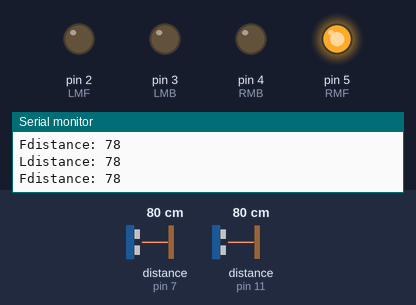
The sketch below on a simulated Arduino Uno, built with avr-gcc and run on an emulated ATmega328P. Shown: output pins drawn as LEDs (lit = HIGH), the last lines printed to the serial monitor. Wiring (inferred from the names in the program): 2 × ultrasonic range finder: trigger pin 6, echo pin 7 / trigger pin 10, echo pin 11. The inputs (shaded band) are chosen by the test bench; at power-on: distance to the obstacle (sensors on pin 7, pin 11) 80 cm. The echo pulse lasts 58.3 µs per cm; random numbers use the default seed unless the sketch sets one; pins used as bus, display or sensor lines are not drawn.

Above: at 1.2 s.
1.3 s: distance to the obstacle (sensor on pin 7) set to 8 cm
2.8 s: distance to the obstacle (sensor on pin 7) set to 5 cm
At 3.5 s:
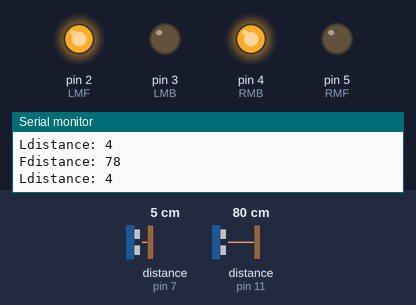
7.3 s: distance to the obstacle (sensor on pin 7) set to 9 cm
At 8.6 s:
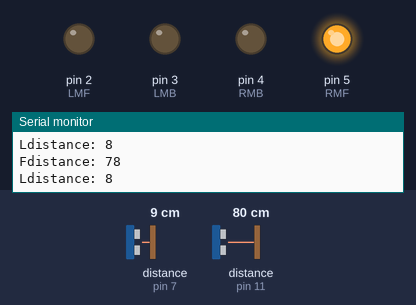
10.3 s: distance to the obstacle (sensor on pin 7) set to 2 cm
At 10.8 s:
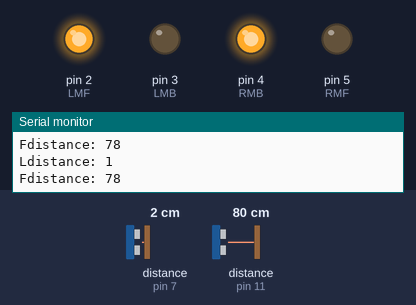
Timing chart, 0 to 13.3 s (numbered marks = the images above; inputs shaded):
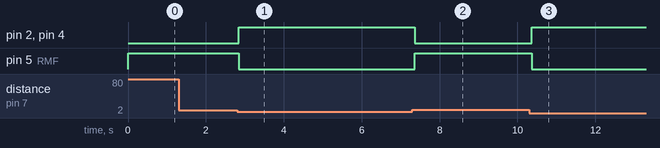

Measured:
- the behaviour switches between 7 and 6 cm on distance to the obstacle (sensor on pin 7) (found by bisection; images 0 and 1)
- after the input at 2.8 s, pin 2 (LMF), pin 4 (RMB): LOW → HIGH after 0.05 s; pin 5 (RMF): HIGH → LOW after 0.05 s
- after the input at 7.3 s, pin 2 (LMF), pin 4 (RMB): HIGH → LOW after 0.06 s; pin 5 (RMF): LOW → HIGH after 0.06 s
- after the input at 10.3 s, pin 2 (LMF), pin 4 (RMB): LOW → HIGH after 0.06 s; pin 5 (RMF): HIGH → LOW after 0.06 s

The sketch:

mazeSolver.ino
```cpp
# define LMF 2 // Motor stanga inainte
# define LMB 3 // Motor stanga inapoi
# define RMB 4 // Motor dreapta inapoi
# define RMF 5 // Motor dreapta inainte

# define ldsTrig 6 // OUT - Senzor distanta stanga
# define ldsEcho 7 // IN - Senzor distanta stanga
# define rdsTrig 8 // OUT - Senzor distanta dreapta
# define rdsEcho 9 // IN - Senzor distanta dreapta
# define fdsTrig 10 // OUT - Senzor distanta fata
# define fdsEcho 11 // IN - Senzor distanta fata

# define IRS 13 // Senzor infra-rosu

//Variabilele pentru senzorii de distanta
int Ldistance;
int Rdistance;
int Fdistance;

int direction; // Variabila pentru alegerea directie de baza (RANDOM)

void setup() {
  pinMode(IRS, INPUT); // Receptioneaza semnal infra-rosu

  pinMode(ldsTrig, OUTPUT); // Trimite semnal distanta stanga
  pinMode(ldsEcho, INPUT); // Receptioneaza semnal distanta

  pinMode(rdsTrig, OUTPUT);
  pinMode(rdsEcho, INPUT);

  pinMode(fdsTrig, OUTPUT);
  pinMode(fdsEcho, INPUT);

  pinMode(RMB, OUTPUT);
  pinMode(RMF, OUTPUT);
  pinMode(LMF, OUTPUT);
  pinMode(LMB, OUTPUT);

  direction = rand() % 2; // Alegerea unui numar pentru directia de baza in mod aleator (0 sau 1)

  Serial.begin(9600); // Porneste comunicarea Arduino->consola PC
}

void loop() {
  // Senzorul IR returneaza 0 => negru (sfarsit)

  // Initializeaza functiile pentru calculul distantei
  leftDistance();
  //rightDistance();
  forwardDistance();
  Serial.println("");

  //if(digitalRead(IRS) == 0)     // Verifica daca robotul a ajuns la sfarsit
  //{ stopNow(); }
  //else
  //{


    if(Ldistance > 5 && Fdistance > 5)
    goLeft();

    else
    turnRight();
    //}


} // Final LOOP

// --------------------------------------------------------- Calcul distante
void leftDistance() // Calculul distantei - Stanga
{
  digitalWrite(ldsTrig, LOW);
  delayMicroseconds(2);

  digitalWrite(ldsTrig, HIGH);
  delayMicroseconds(10);
  digitalWrite(ldsTrig, LOW);

  int Lduration = pulseIn(ldsEcho, HIGH);
  Ldistance = Lduration * 0.034 / 2;

  Serial.print("Ldistance: ");
  Serial.println(Ldistance);
}


void rightDistance() // Calculul distantei - Dreapta
{
  digitalWrite(rdsTrig, LOW);
  delayMicroseconds(2);

  digitalWrite(rdsTrig, HIGH);
  delayMicroseconds(10);
  digitalWrite(rdsTrig, LOW);

  int Rduration = pulseIn(rdsEcho, HIGH);
  Rdistance = Rduration * 0.034 / 2;

  Serial.print("Rdistance: ");
  Serial.println(Rdistance);
}

void forwardDistance() // Calculul distantei - Inainte
{
  digitalWrite(fdsTrig, LOW);
  delayMicroseconds(2);

  digitalWrite(fdsTrig, HIGH);
  delayMicroseconds(10);
  digitalWrite(fdsTrig, LOW);

  int Fduration = pulseIn(fdsEcho, HIGH);
  Fdistance = Fduration * 0.034 / 2;

  Serial.print("Fdistance: ");
  Serial.println(Fdistance);
}


void goForward() { // ----------------------------------- Miscarile robotului
  digitalWrite(RMF, HIGH);
  digitalWrite(LMF, HIGH);
  digitalWrite(RMB, LOW);
  digitalWrite(LMB, LOW);
}

void goRight() {
  digitalWrite(RMF, LOW);
  digitalWrite(LMF, HIGH);
  digitalWrite(RMB, LOW);
  digitalWrite(LMB, LOW);
}

void goLeft() {
  digitalWrite(RMF, HIGH);
  digitalWrite(LMF, LOW);
  digitalWrite(RMB, LOW);
  digitalWrite(LMB, LOW);
}

void turnRight() {
  digitalWrite(RMF, LOW);
  digitalWrite(LMF, HIGH);
  digitalWrite(RMB, HIGH);
  digitalWrite(LMB, LOW);
}

void turnLeft() {
  digitalWrite(RMF, HIGH);
  digitalWrite(LMF, LOW);
  digitalWrite(RMB, LOW);
  digitalWrite(LMB, HIGH);
}

void stopNow() {
  digitalWrite(RMF, LOW);
  digitalWrite(LMF, LOW);
  digitalWrite(RMB, LOW);
  digitalWrite(LMB, LOW);
}
```
